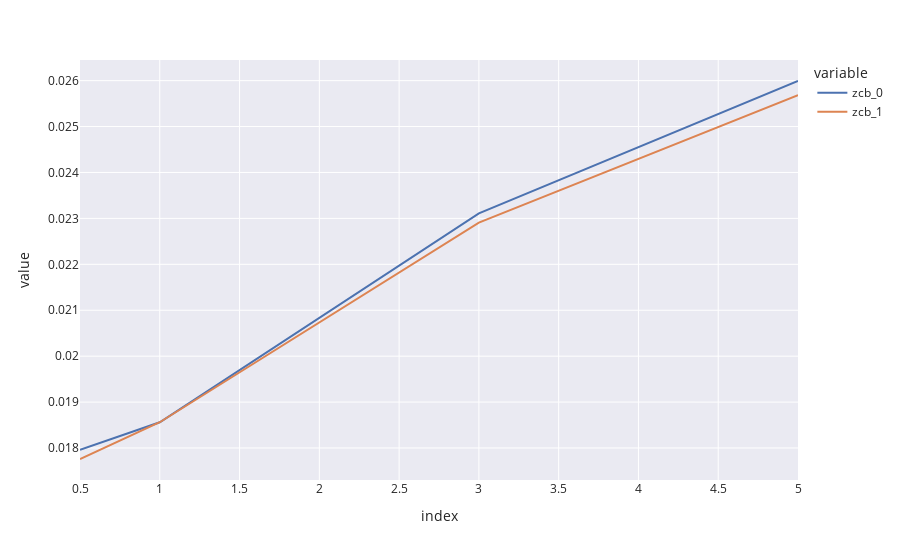

The cell this chart's notebook holds for it:
### Code cell
ycs = pd.concat([zcb_L0, zcb_L1], axis=1)
ycs.columns = ["zcb_0", "zcb_1"]
ycs.plot()

### Figure 1 — Plotly figure (JSON) as saved in the notebook; plotly's stock layout.template omitted (floating-point values rounded to 4 significant figures)
{"data": [{"hovertemplate": "variable=zcb_0<br>index=%{x}<br>value=%{y}<extra></extra>", "legendgroup": "zcb_0", "line": {"color": "rgb(76,114,176)", "dash": "solid"}, "mode": "lines", "name": "zcb_0", "orientation": "v", "showlegend": true, "type": "scatter", "x": [0.5, 1, 3, 5], "xaxis": "x", "y": [0.01796, 0.01856, 0.02311, 0.02599], "yaxis": "y"}, {"hovertemplate": "variable=zcb_1<br>index=%{x}<br>value=%{y}<extra></extra>", "legendgroup": "zcb_1", "line": {"color": "rgb(221,132,82)", "dash": "solid"}, "mode": "lines", "name": "zcb_1", "orientation": "v", "showlegend": true, "type": "scatter", "x": [0.5, 1, 3, 5], "xaxis": "x", "y": [0.01776, 0.01856, 0.02291, 0.02569], "yaxis": "y"}], "layout": {"legend": {"title": {"text": "variable"}, "tracegroupgap": 0}, "margin": {"t": 60}, "xaxis": {"anchor": "y", "domain": [0, 1], "title": {"text": "index"}}, "yaxis": {"anchor": "x", "domain": [0, 1], "title": {"text": "value"}}}}
